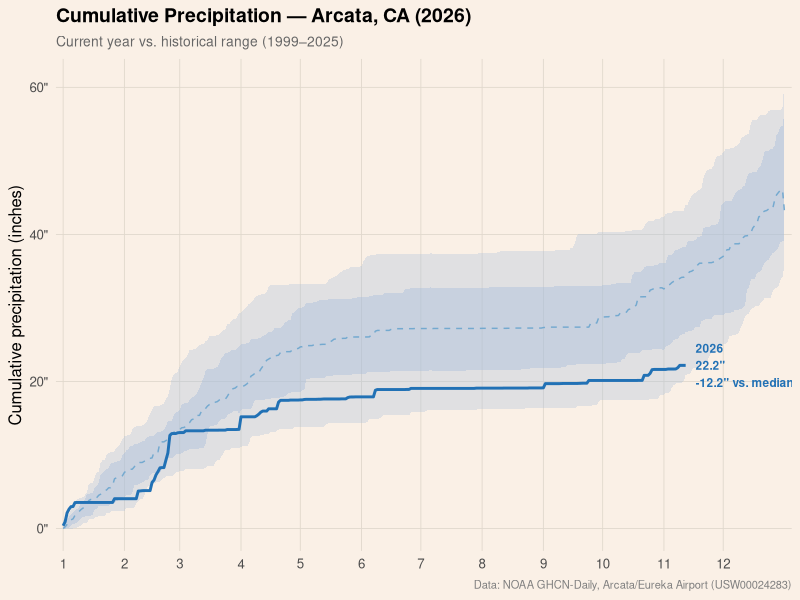

This figure's R source:
library(readr)
library(dplyr)
library(ggplot2)
library(lubridate)
library(scales)

# Read data
weather <- read_csv("../../docs/arcata-weather/ghcn_arcata.csv")

current_year <- year(Sys.Date())

# Add day-of-year and year columns
precip <- weather %>%
  filter(!is.na(PRCP)) %>%
  mutate(year = year(date),
         doy = yday(date)) %>%
  # Only use complete years (>= 360 days) for historical stats, plus current year
  group_by(year) %>%
  mutate(days_in_year = n()) %>%
  ungroup() %>%
  filter(days_in_year >= 360 | year == current_year)

# Calculate cumulative precipitation by year
cumulative <- precip %>%
  arrange(year, doy) %>%
  group_by(year) %>%
  mutate(cum_precip = cumsum(PRCP)) %>%
  ungroup()

# Historical stats (excluding current year)
historical <- cumulative %>%
  filter(year != current_year) %>%
  group_by(doy) %>%
  summarise(
    p10 = quantile(cum_precip, 0.10, na.rm = TRUE),
    p25 = quantile(cum_precip, 0.25, na.rm = TRUE),
    p50 = quantile(cum_precip, 0.50, na.rm = TRUE),
    p75 = quantile(cum_precip, 0.75, na.rm = TRUE),
    p90 = quantile(cum_precip, 0.90, na.rm = TRUE),
    .groups = "drop"
  )

# Current year data
this_year <- cumulative %>%
  filter(year == current_year)

# Date labels for x-axis
date_breaks <- as.Date(paste0(current_year, "-", 1:12, "-01"))
date_doy <- yday(date_breaks)
month_labels <- month(date_breaks)

# Find where current year stands vs. median at latest day
latest <- this_year %>% filter(doy == max(doy))
median_at_latest <- historical %>% filter(doy == latest$doy) %>% pull(p50)
diff_inches <- round(latest$cum_precip - median_at_latest, 1)
diff_label <- ifelse(diff_inches >= 0,
                     paste0("+", diff_inches, "\" vs. median"),
                     paste0(diff_inches, "\" vs. median"))

# Historical year range
min_year <- cumulative %>% filter(year != current_year) %>% pull(year) %>% min()
max_year <- cumulative %>% filter(year != current_year) %>% pull(year) %>% max()

# Plot
p <- ggplot() +
  # Historical ribbons
  geom_ribbon(data = historical, aes(x = doy, ymin = p10, ymax = p90),
              fill = "#a6bddb", alpha = 0.3) +
  geom_ribbon(data = historical, aes(x = doy, ymin = p25, ymax = p75),
              fill = "#a6bddb", alpha = 0.4) +
  # Median line
  geom_line(data = historical, aes(x = doy, y = p50),
            color = "#74a9cf", linewidth = 0.5, linetype = "dashed") +
  # Current year

  geom_line(data = this_year, aes(x = doy, y = cum_precip),
            color = "#2171b5", linewidth = 1) +
  # Annotation
  annotate("text", x = latest$doy + 5, y = latest$cum_precip,
           label = paste0(current_year, "\n", round(latest$cum_precip, 1), "\"\n",
                          diff_label),
           hjust = 0, size = 3, color = "#2171b5", fontface = "bold") +
  # Styling
  scale_x_continuous(breaks = date_doy, labels = month_labels, expand = c(0.01, 0)) +
  scale_y_continuous(labels = function(x) paste0(x, "\"")) +
  labs(
    title = paste0("Cumulative Precipitation — Arcata, CA (", current_year, ")"),
    subtitle = paste0("Current year vs. historical range (", min_year, "–", max_year, ")"),
    x = NULL, y = "Cumulative precipitation (inches)",
    caption = "Data: NOAA GHCN-Daily, Arcata/Eureka Airport (USW00024283)"
  ) +
  theme_minimal(base_size = 12) +
  theme(
    plot.background = element_rect(fill = "linen", color = NA),
    panel.background = element_rect(fill = "linen", color = NA),
    panel.grid.minor = element_blank(),
    panel.grid.major = element_line(color = "#e0d8cc", linewidth = 0.3),
    plot.title = element_text(face = "bold", size = 14),
    plot.subtitle = element_text(color = "gray40", size = 10),
    plot.caption = element_text(color = "gray50", size = 8),
    axis.text = element_text(color = "gray30")
  )

ggsave("../../images/arcata-cumulative-precip.png", p, width = 10, height = 6, dpi = 150)
cat("Saved images/arcata-cumulative-precip.png\n")
